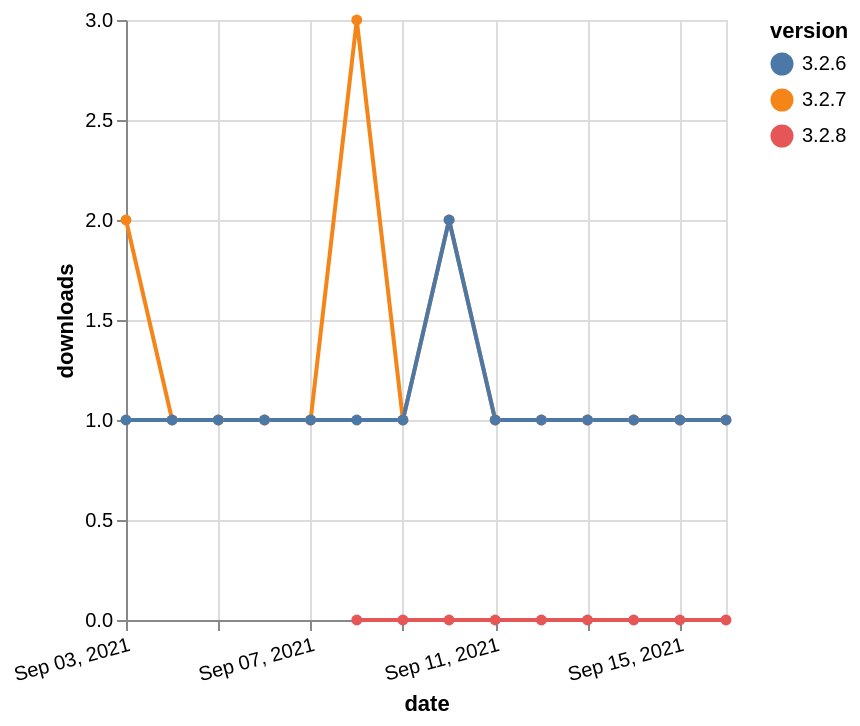

The Vega-Lite source for this figure:
### Vega-Lite specification from a JSON file in a GitHub repository (floating-point values rounded to 4 significant figures)
{"$schema": "https://vega.github.io/schema/vega-lite/v5.json", "description": "A simple bar chart with embedded data.", "data": {"values": [{"date": "2021-09-03", "total": 220, "delta": 2, "version": "3.2.7"}, {"date": "2021-09-04", "total": 221, "delta": 1, "version": "3.2.7"}, {"date": "2021-09-05", "total": 222, "delta": 1, "version": "3.2.7"}, {"date": "2021-09-06", "total": 223, "delta": 1, "version": "3.2.7"}, {"date": "2021-09-07", "total": 224, "delta": 1, "version": "3.2.7"}, {"date": "2021-09-08", "total": 227, "delta": 3, "version": "3.2.7"}, {"date": "2021-09-09", "total": 228, "delta": 1, "version": "3.2.7"}, {"date": "2021-09-10", "total": 230, "delta": 2, "version": "3.2.7"}, {"date": "2021-09-11", "total": 231, "delta": 1, "version": "3.2.7"}, {"date": "2021-09-12", "total": 232, "delta": 1, "version": "3.2.7"}, {"date": "2021-09-13", "total": 233, "delta": 1, "version": "3.2.7"}, {"date": "2021-09-14", "total": 234, "delta": 1, "version": "3.2.7"}, {"date": "2021-09-15", "total": 235, "delta": 1, "version": "3.2.7"}, {"date": "2021-09-16", "total": 236, "delta": 1, "version": "3.2.7"}, {"date": "2021-09-03", "total": 150, "delta": 1, "version": "3.2.6"}, {"date": "2021-09-04", "total": 151, "delta": 1, "version": "3.2.6"}, {"date": "2021-09-05", "total": 152, "delta": 1, "version": "3.2.6"}, {"date": "2021-09-06", "total": 153, "delta": 1, "version": "3.2.6"}, {"date": "2021-09-07", "total": 154, "delta": 1, "version": "3.2.6"}, {"date": "2021-09-08", "total": 155, "delta": 1, "version": "3.2.6"}, {"date": "2021-09-09", "total": 156, "delta": 1, "version": "3.2.6"}, {"date": "2021-09-10", "total": 158, "delta": 2, "version": "3.2.6"}, {"date": "2021-09-11", "total": 159, "delta": 1, "version": "3.2.6"}, {"date": "2021-09-12", "total": 160, "delta": 1, "version": "3.2.6"}, {"date": "2021-09-13", "total": 161, "delta": 1, "version": "3.2.6"}, {"date": "2021-09-14", "total": 162, "delta": 1, "version": "3.2.6"}, {"date": "2021-09-15", "total": 163, "delta": 1, "version": "3.2.6"}, {"date": "2021-09-16", "total": 164, "delta": 1, "version": "3.2.6"}, {"date": "2021-09-08", "total": 6, "delta": 0, "version": "3.2.8"}, {"date": "2021-09-09", "total": 8, "delta": 0, "version": "3.2.8"}, {"date": "2021-09-10", "total": 11, "delta": 0, "version": "3.2.8"}, {"date": "2021-09-11", "total": 12, "delta": 0, "version": "3.2.8"}, {"date": "2021-09-12", "total": 15, "delta": 0, "version": "3.2.8"}, {"date": "2021-09-13", "total": 17, "delta": 0, "version": "3.2.8"}, {"date": "2021-09-14", "total": 25, "delta": 0, "version": "3.2.8"}, {"date": "2021-09-15", "total": 27, "delta": 0, "version": "3.2.8"}, {"date": "2021-09-16", "total": 29, "delta": 0, "version": "3.2.8"}]}, "width": "container", "mark": {"type": "line", "point": {"filled": true}}, "encoding": {"x": {"field": "date", "type": "temporal", "timeUnit": "yearmonthdate", "title": "date", "axis": {"labelAngle": -15}}, "y": {"field": "delta", "type": "quantitative", "title": "downloads"}, "color": {"field": "version", "type": "nominal"}, "tooltip": {"field": "delta"}}}
